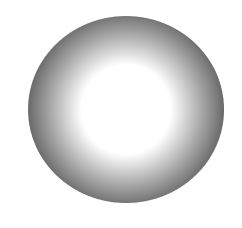
#> input picture 2.PNG, 242 x 228 px
$ python example2.py   (older library calls are emulated)
#> lines starting #> are read from the running program, lines starting #| are printed output that depends on the picture; after the words box and inside, x2 and y2 are one past the last pixel; in counts of white or black regions, pixels touching at a corner belong together
#> further down, img is the input picture: shape (228, 242, 3); min 92, max 255, mean 222.1
# -*- coding: UTF-8 -*-
import os
from scipy import ndimage as ndi
import matplotlib.pyplot as plt
import cv2
import numpy as np


def sobel(gray,size):
    #ksize是指核的大小,只能取奇数，影响边缘的粗细
#> called with size = 3
    x = cv2.Sobel(gray,cv2.CV_16S,1,0,ksize=size)
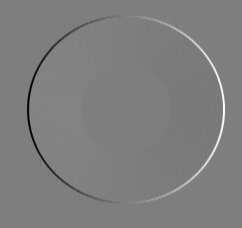
#> x: shape (228, 242) int16; min -597, max 605, mean 0; drawn with min black and max white
    y = cv2.Sobel(gray,cv2.CV_16S,0,1,ksize=size)
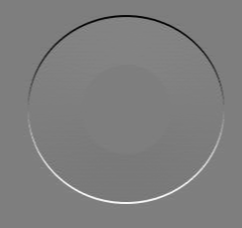
#> y: shape (228, 242) int16; min -568, max 576, mean 0; drawn with min black and max white

    # 转回uint8
    absX = cv2.convertScaleAbs(x)
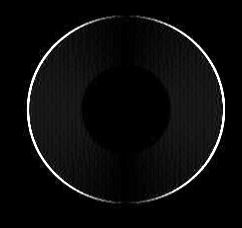
#> absX: shape (228, 242); min 0, max 255, mean 11.4
    absY = cv2.convertScaleAbs(y)
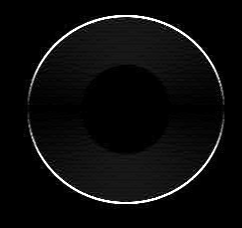
#> absY: shape (228, 242); min 0, max 255, mean 11.4
    dst = cv2.addWeighted(absX,0.5,absY,0.5,0)
    return dst

os.chdir(os.path.dirname(__file__))
img = cv2.imdecode(np.fromfile('2.png', dtype=np.uint8), 1)
#图片先转成灰度的
gray = cv2.cvtColor(img,cv2.COLOR_BGR2GRAY)

gradient=sobel(gray,3)
#opencv的watershed函数只接受三通道的图像，因此需要将灰度图转换到BGR色彩空间
gradient=cv2.cvtColor(gradient,cv2.COLOR_GRAY2BGR)

#分水岭算法需要对背景、前景（目标）、未知区域进行标记。
#标记的数据类型必须是int32，否则后面会报错
#未知区域标记为0（黑色）
markers=np.zeros_like(gray, dtype=np.int32)


#确定的背景标记为1
markers[np.where(gray>253)]=1

background=np.zeros_like(gray, dtype=np.int32)
background[np.where(gray>253)]=1

#分离前景区域
ret,foreground=cv2.threshold(gray,220,255,cv2.THRESH_BINARY)
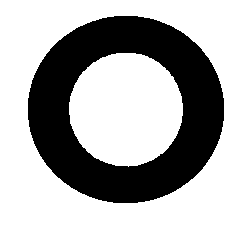
#> foreground: shape (228, 242); 66% white; 1 black region, box (x1, y1, x2, y2) and area: (28, 16, 224, 203) 18733

#确定的前景目标标记为2、3、4......(不同目标标记为不同序号，方面后面进行粘连前景的分割)
markers[np.where(foreground==0)]=2
markers2=markers.copy()


#只接受三通道的图像
#分水岭变换的结果会保存在markers2中
cv2.watershed(gradient,markers2)

#因为真实的图片色彩难以区分低梯度图像的差异，因此用plt显示图片赋予对比明显的颜色

# 生成画布
fig=plt.figure()
#生成子图，将画布分割成1行5列，图像画在从左到右从上到下的第1块
ax1=fig.add_subplot(151)
ax1.imshow(gray)
ax1.set_title("origin")

ax2=fig.add_subplot(152)
ax2.imshow(background)
ax2.set_title("background")

ax3=fig.add_subplot(153)
ax3.imshow(foreground)
ax3.set_title("foreground")

ax4=fig.add_subplot(154)
ax4.imshow(markers)
ax4.set_title("markers")

ax5=fig.add_subplot(155)
ax5.imshow(markers2)
ax5.set_title("obj")

plt.show()
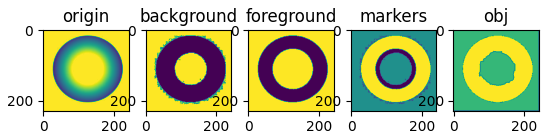
#> figure drawn by matplotlib, 5 panels

$ run again, with 1.PNG copied over 2.PNG
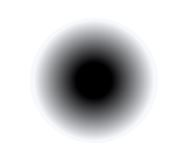
#> input picture 1.PNG, 179 x 168 px
#> img is the input picture: shape (168, 179, 3); mean B, G, R 210.3, 209, 208.7
#> in sobel, `dst = cv2.addWeighted(absX,0.5,absY,0.5,0)`:
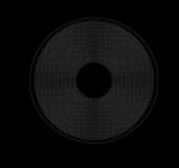
#> dst: shape (168, 179); min 0, max 43, mean 10.8
#> `ret,foreground=cv2.threshold(gray,220,255,cv2.THRESH_BINARY)`:
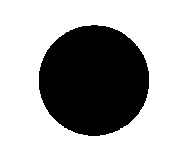
#> foreground: shape (168, 179); 68.1% white; 1 black region, box (x1, y1, x2, y2) and area: (39, 25, 149, 136) 9597

$ run again, with 3.PNG copied over 2.PNG
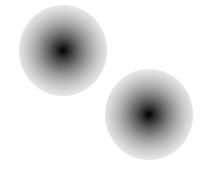
#> input picture 3.PNG, 207 x 181 px
#> img is the input picture: shape (181, 207, 3); min 6, max 255, mean 227
#> in sobel, `dst = cv2.addWeighted(absX,0.5,absY,0.5,0)`:
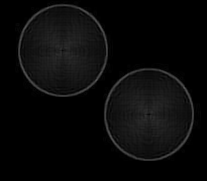
#> dst: shape (181, 207); min 0, max 84, mean 9.4
#> `ret,foreground=cv2.threshold(gray,220,255,cv2.THRESH_BINARY)`:
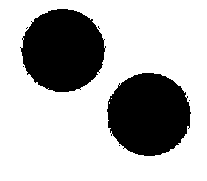
#> foreground: shape (181, 207); 71.1% white; 7 black regions (5 under 20 px), largest, box (x1, y1, x2, y2) and area: (107, 73, 191, 156) 5417, (20, 9, 106, 92) 5407

$ run again, with 7.PNG copied over 2.PNG
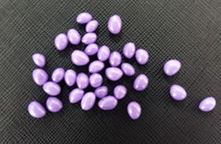
#> input picture 7.PNG, 221 x 144 px
#> img is the input picture: shape (144, 221, 3); mean B, G, R 89.2, 79, 86.2
#> in sobel, `dst = cv2.addWeighted(absX,0.5,absY,0.5,0)`:
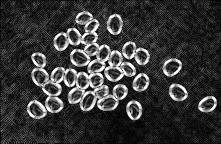
#> dst: shape (144, 221); min 0, max 255, mean 55.7
#> `ret,foreground=cv2.threshold(gray,220,255,cv2.THRESH_BINARY)`:
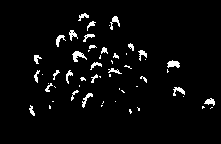
#> foreground: shape (144, 221); 3.8% white in thin lines or dots, all inside (x1, y1, x2, y2) = (29, 13, 215, 116)
